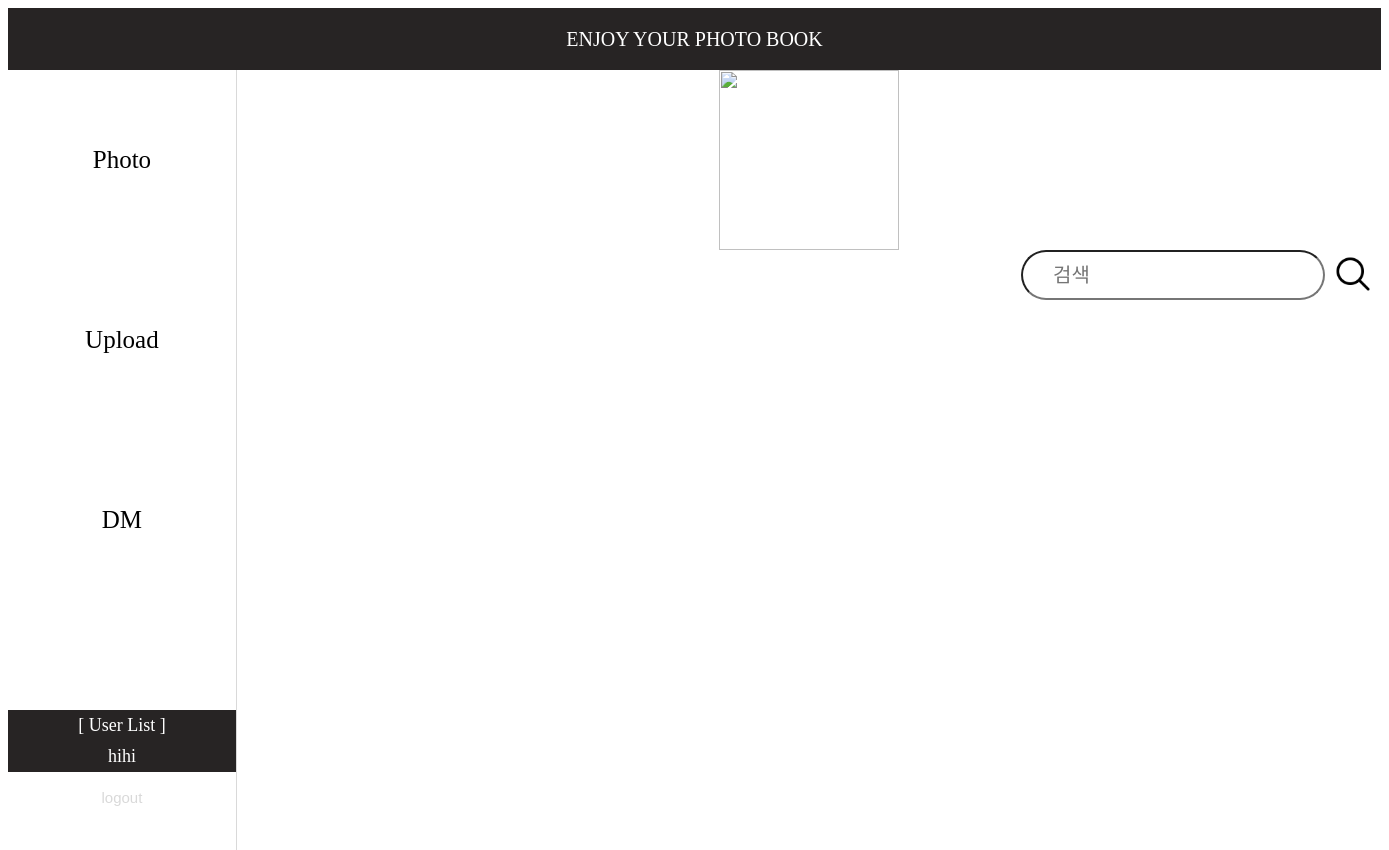
The app's page /dm_list (signed in), older data.
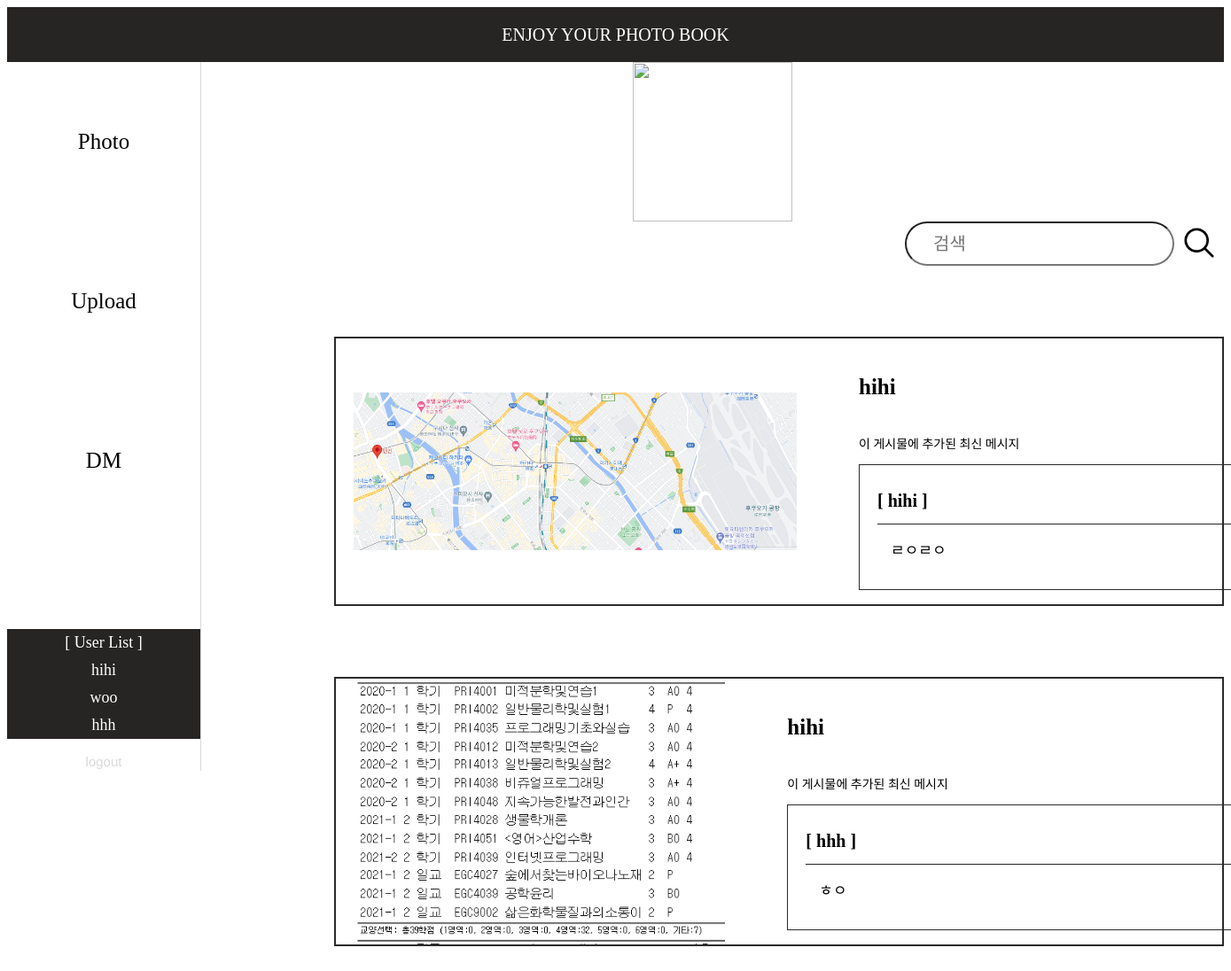
The same page, newer data.
### tables this page shows
CREATE TABLE user_table (
    ID INTEGER PRIMARY KEY AUTOINCREMENT,
    user_nickname TEXT NOT NULL,
    user_ID TEXT NOT NULL UNIQUE,
    user_PW TEXT NOT NULL
);

CREATE TABLE photo_table (
    photo_ID INTEGER PRIMARY KEY AUTOINCREMENT,
    user_ID INTEGER NOT NULL,
    photo_img TEXT NOT NULL,
    photo_describ TEXT NOT NULL,
    FOREIGN KEY (user_ID) REFERENCES user_table(ID)
);

### signup.py (the view)
@app.route('/dm_list')
def dm_list():
    user_nickname = session['user_nickname']
    with sqlite3.connect('photo_album.db') as con:
        con.row_factory = sqlite3.Row
        cur = con.cursor()
        cur.execute('''
            WITH LatestDM AS (
                SELECT
                    photo_ID,
                    MAX(DM_ID) AS MaxDMID
                FROM
                    DM_table
                GROUP BY
                    photo_ID
            )
            SELECT
                p.photo_ID,
                p.photo_img,
                u.user_nickname,
                dm_sender.user_nickname || ':' || d.DM_msg AS dm_info
            FROM
                photo_table p
            JOIN
                user_table u ON p.user_ID = u.ID
            LEFT JOIN
                LatestDM ldm ON p.photo_ID = ldm.photo_ID
            LEFT JOIN
                DM_table d ON ldm.MaxDMID = d.DM_ID
            LEFT JOIN
                user_table dm_sender ON d.user_ID = dm_sender.ID
            WHERE
                u.user_nickname = ?
            ORDER BY
                d.DM_ID DESC
        ''', (user_nickname,))
        lists = cur.fetchall()
        cur.execute('''select user_nickname from user_table''')
        signupuserlist = cur.fetchall()
    return render_template('dm_list.html', user_nickname=user_nickname, lists=lists, signupuserlist=signupuserlist)

### templates/dm_list.html
<!DOCTYPE html>
<html>
    <head>
        <link rel="stylesheet" href="../static/dm_list.css" />
    </head>
    <body>
        <div id = 'top'>ENJOY YOUR PHOTO BOOK</div>
        <div id="container">
            <div id = 'sidebar_container'>
                <div class="sidebar_btn_container"><button class='sidebar_btn' onclick="location.href='{{ url_for('mainpage') }}'">Photo</button></div>
                <div class="sidebar_btn_container"><button class='sidebar_btn' onclick="location.href='{{ url_for('photo_upload') }}'">Upload</button></div>
                <div class="sidebar_btn_container"><button class='sidebar_btn' onclick="location.href='{{ url_for('dm_list') }}'">DM</button></div>
                <div id ='connecting_user_container'>
                    <div class="userlist">[ User List ]</div>
                    {% for signupuser in signupuserlist%}
                    <div class="userlist">{{signupuser[0]}}</div>
                    {% endfor %}
                </div>
                <div id="logout">
                    <button id="logout_btn" onclick="location.href='{{ url_for('loginpage') }}'">logout</button>
                </div>
            </div>
            <div id = 'dm_list_container'>
                <div id="camera_img_container">
                    <img id = 'camera_img' src="{{ url_for('static', filename='assets/camera.png') }}">
                </div>
                <div id="keyword_container">
                    <form action="search_keyword" method="POST">
                        <input type="text" id="keyword" name="keyword" placeholder="검색">
                        <button id="search_btn"><img id='search_img' src="{{ url_for('static', filename='assets/search.png') }}"></button>
                    </form>
                </div>
                {% for item in lists %}
                <div class="user_msg_container">
                    <a href="{{ url_for('photo_detail', item_id=item['photo_ID']) }}" class="item_link">
                        <div class ='item'>
                            <img class='photo_img' src="{{ url_for('static', filename=item['photo_img']) }}">
                            <div class="text_content">
                                <p class="author"> {{ item['user_nickname'] }} </p>
                                <p class="text">이 게시물에 추가된 최신 메시지</p>
                                <div class="other_user_container">
                                    {% if item['dm_info'] %}
                                        {% set dm_parts = item['dm_info'].split(':') %}
                                        <p class="other_user"> [ {{ dm_parts[0] }} ] </p>
                                        <p class="other_user_dm"> {{ dm_parts[1] }} </p>
                                    {% else %}
                                        <p class="text"> DM 정보가 없습니다. </p>
                                    {% endif %}
                                </div>
                            </div>
                        </div>
                    </a>
                </div>
                {% endfor %}
            </div>
        </div>
    </body>
</html>

Row changes from the older to the newer data that the page shows:
added user_table: user_nickname "woo"
added user_table: user_nickname "hhh"
added photo_table: photo_img (picture), user_nickname "hihi", dm_parts "hihi", dm_parts "ㄹㅇㄹㅇ"
added photo_table: photo_img (picture), user_nickname "hihi", dm_parts "hhh", dm_parts "ㅎㅇ"
